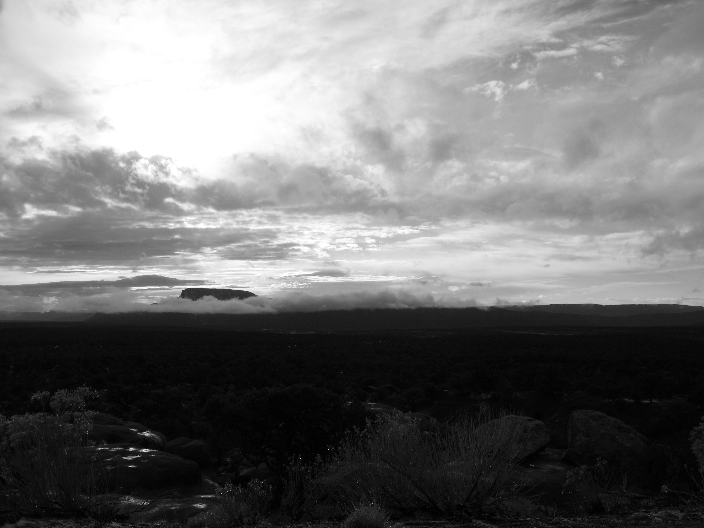
%> input picture Heaveng.tif, 704 x 528 px
$ octave prob1.m   (GNU Octave 9; MATLAB toolbox functions it lacks are replaced by stand-ins)
%> lines starting %> are read from the running program, lines starting %| are printed output that depends on the picture
### heq.m
function [feq, Heq] = heq(f, L)

% get histogram and size of original image
feq = f;
H2 = imhist(f,L)';
[X2,Y2] = size(f); N2 = X2*Y2;

prb = H2./N2; % make number of pixel to probability
transf = zeros(1,L); % transformation function matrix

for i=1:L
    temp_proba = 0.0; % initialization sum of probability to zero

    for j=1:i
    temp_proba = temp_proba + prb(j); % add probability
    end

    temp = round(L*(temp_proba)); % get pixel value that result of histogram equalization
    if temp == 256
        transf(i) = 255;
    else
        transf(i) = temp;
    end
end

for x=1:X2
    for y=1:Y2
        feq(x,y) = transf(double(f(x, y))+1); % get changed pixel value and put into feq matix
    end
end

Heq = imhist(feq,L)'; % do imhist for feq

### prob1.m

close all;
clear;
clc;
keyboard;

% Read a color image and get a gray image
f = imread('heaveng.tif');
%> f is the input picture: size 528x704 uint8; min 0, max 255, mean 117.2
[X,Y] = size(f); % 528 704
%> X = 528; Y = 704

% Plot its histogram and cumulative distribution.
n = 0:255;

% Histogram H of f
H = imhist(f,256)';
%> H = 256 values, max 14745 at index 256, min 33 at index 1, mean 1452
Hm = max(H);
%> Hm = 14745


% Cumulative distribution of H
cH = cumsum(H);
%> cH = 256 values from 33 to 371712
N = cH(end); % Or, N = numel(f) = X*Y
%> N = 371712

figure(1); imshow(f); title('\bfGiven image f'); %impixelinfo;
figure(2); plot(n,H/Hm,'r',n,cH/N,'b',n,n/255,'k:','linewidth',1.5);
axis([0,260,0,1]); xlabel('\bf Gray level n = 0:255');
title('\bfHistogram H of given image f and its cumulative distribution cH');
legend('H','cH','n/255', 'Location','Nw');
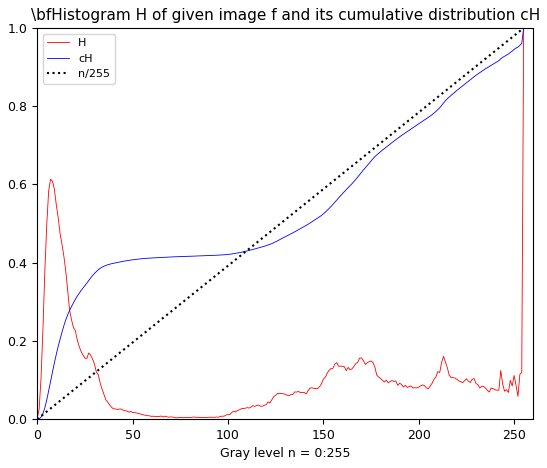
%> figure redrawn from the program's plot data; curve peaks at x = 255, y = 1

% Compute and display the histogram equalized image and plot its histogram.
[feq, Heq] = heq(f, 256); % Ho is the histogram of f, i.e., Ho=H
%> in heq, `H2 = imhist(f,L)';`: H2 has the same summary as H outside heq
%> in heq, `prb = H2./N2;`: prb = 256 values, max 0.0397 at index 256, min 8.88e-05 at index 1, mean 0.00391
%> the loop in heq, `for i=1:L` made 256 passes
%> temp on passes 1 to 3: 0, 0, 1
%> after the loop in heq, `for i=1:L`: transf = 256 values from 0 to 255
%> after the loop in heq, `for x=1:X2`:
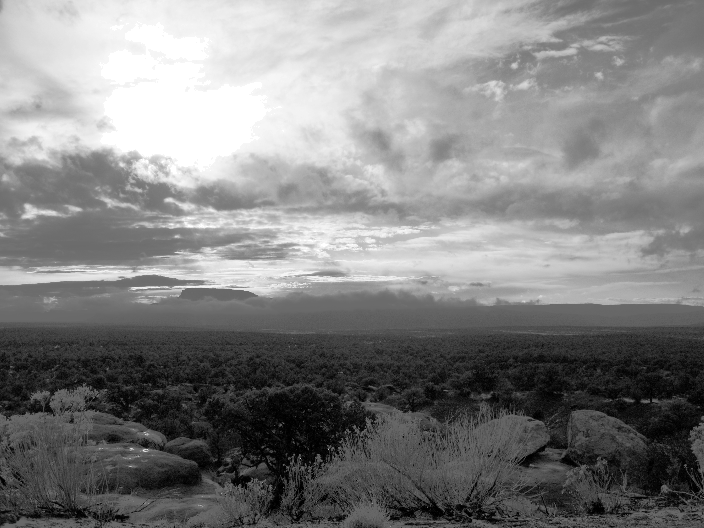
%> feq: size 528x704 uint8; min 0, max 255, mean 129.2
%> in heq, `Heq = imhist(feq,L)';`: Heq = 256 values, max 14745 at index 256, min 0 at index 3, mean 1452
cHeq = cumsum(Heq);
%> cHeq = 256 values from 398 to 371712

% We may use histeq.m such as
%    feq1 = histeq(f,256);  Heq1 = imhist(feq1,256);
% feq and Heq are very similar to feq1 and Heq1, respectively but unequal

figure(3); plot(n,H/Hm,'r', n,Heq/Hm,'b'); hold on;
plot(n,cH/N,'r',n,cHeq/N,'b','linewidth',1.5); axis([0,260,0,1]);
legend('H','Heq','cH','cHeq','Location','Nw'); legend boxoff;
title('\bf H, cH, Heq, and cHeq');
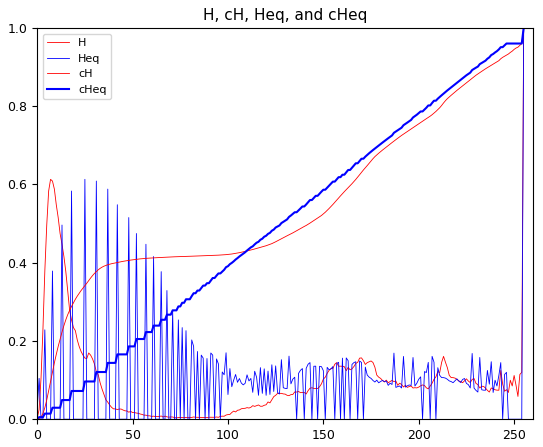
%> figure redrawn from the program's plot data; curve peaks at x = 255, y = 1
figure(4); imshow(feq); title('\bf Histogram equalized image feq');
